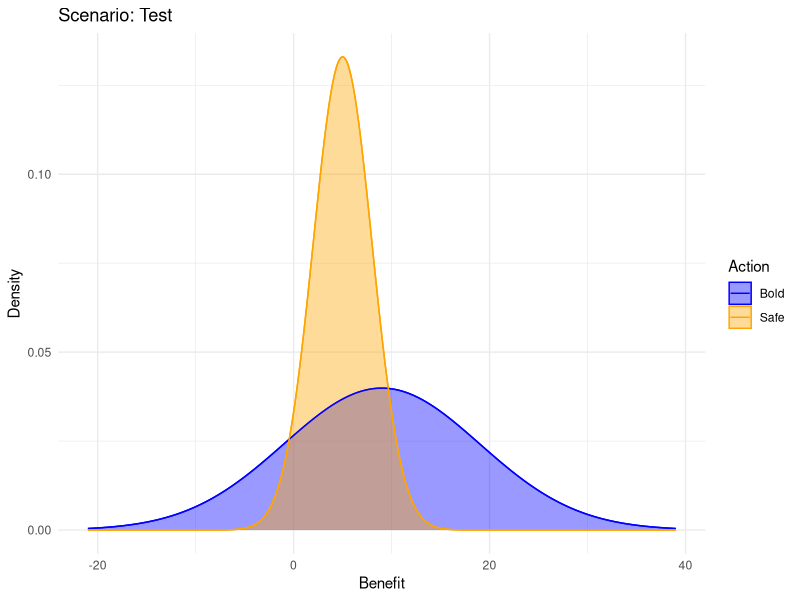
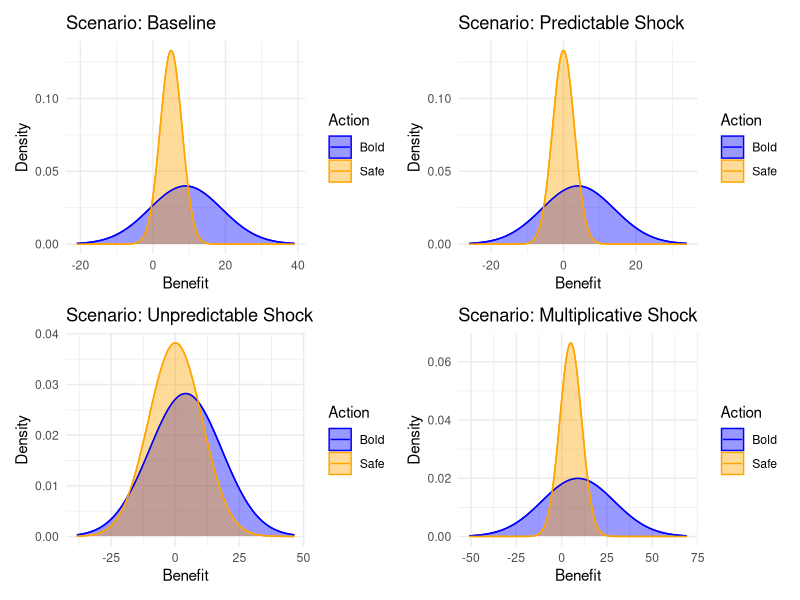

R code for these plots, in order:
# Load relevant libraries
library(tidyverse) # For general data manipulation
library(ggplot2) # For plotting
library(patchwork) # For compiling plots

# Positive Net Gain = Benefits - Cost
# Risk -> Standard deviation of the fluctuation from the mean
# Value at Risk

# Seed
set.seed(2042)

# "Safe" action
mu_safe <- 5 
sigma_safe <- 3

# "Bold" action
mu_bold <- 9
sigma_bold <- 10

# My own dnorm because I'm stubborn (Normal PDF, univariate)
f <- function(x, mu, sigma){
  y <- (1/((sqrt(2*pi))*sigma))*exp(-.5/(sigma^2)*((x-mu)^2))
  return(y)
}

# Function for nicely formatting normal distributions
norm_plot <- function(mu=0, sigma=1, n_intervals=1000) {
  x <- seq(mu-3*sigma,mu+3*sigma,(6*sigma)/n_intervals)
  y <- (1/((sqrt(2*pi))*sigma))*exp(-.5/(sigma^2)*((x-mu)^2))
  
  # y <- pnorm(x,mean=mu,sd=sigma)
  plot_data <- list(x=x,y=y) %>%
    as.data.frame()
  
  p <- ggplot(data=plot_data,aes(x=x,y=y)) +
    geom_line() +
    geom_point() +
    labs(title = paste("Normal Distribution (μ =", mu, ", σ =", sigma, ")"),
         x = "Value",
         y = "Density") +
    theme_minimal()
  
  return(p)
}

# Overlay "Safe" and "Bold" distributions
overlay_plot <- function(mu_safe, sigma_safe, mu_bold, sigma_bold, scenario, n_intervals=1000) {
  x <- seq(min(mu_safe - 3 * sigma_safe, mu_bold - 3 * sigma_bold),
           max(mu_safe + 3 * sigma_safe, mu_bold + 3 * sigma_bold),
           length.out = n_intervals)
  
  y_safe <- f(x, mu = mu_safe, sigma = sigma_safe)
  y_bold <- f(x, mu = mu_bold, sigma = sigma_bold)
  
  # Corrected tibble construction
  plot_data <- tibble(
    x = c(x, x),  # Combine x for both actions
    y = c(y_safe, y_bold),  # Combine y for both actions
    Action = rep(c("Safe", "Bold"), each = n_intervals)  # Correctly repeat labels
  )
  
  ggplot(plot_data, aes(x = x, y = y, fill = Action,color = Action)) +
    geom_area(alpha = 0.4, position = "identity") + 
    geom_line() +
    scale_fill_manual(values = c("Safe" = "orange", "Bold" = "blue")) + 
    scale_color_manual(values = c("Safe" = "orange", "Bold" = "blue")) +
    labs(
      title = paste0("Scenario: ",scenario),
      x = "Benefit",
      y = "Density"
    ) +
    theme_minimal()
}

# Plot the overlay
overlay_plot(mu_safe, sigma_safe, mu_bold, sigma_bold, scenario = "Test")

# Outline scenarios as per blog post
scenario_data <- data.frame(
  Scenario = c(
    "Baseline",
    "Predictable Shock",
    "Unpredictable Shock",
    "Multiplicative Shock"
  ),
  Safe_Mean = c(5, 0, 0, 5),
  Safe_SD = c(3, 3, 10.44, 6),
  Bold_Mean = c(9, 4, 4, 9),
  Bold_SD = c(10, 10, 14.14, 20)
)

plot_list <- list() 
for (i in 1:nrow(scenario_data)) {
  plot_list[[i]] <- overlay_plot(scenario_data$Safe_Mean[i],
                                 scenario_data$Safe_SD[i],
                                 scenario_data$Bold_Mean[i],
                                 scenario_data$Bold_SD[i],
                                 scenario = scenario_data$Scenario[i])
  print(length(plot_list))
}

(plot_list[[1]] + plot_list[[2]]) / (plot_list[[3]] + plot_list[[4]])

# Calculate VAR (Value at Risk)
scenario_data$Safe_VaR <- scenario_data$Safe_SD - scenario_data$Safe_Mean
scenario_data$Bold_VaR <- scenario_data$Bold_SD - scenario_data$Bold_Mean
scenario_data$Decision <- ifelse(
  scenario_data$Safe_VaR < scenario_data$Bold_VaR, "Safe", "Bold"
)

# Print the updated dataframe
print(scenario_data)


